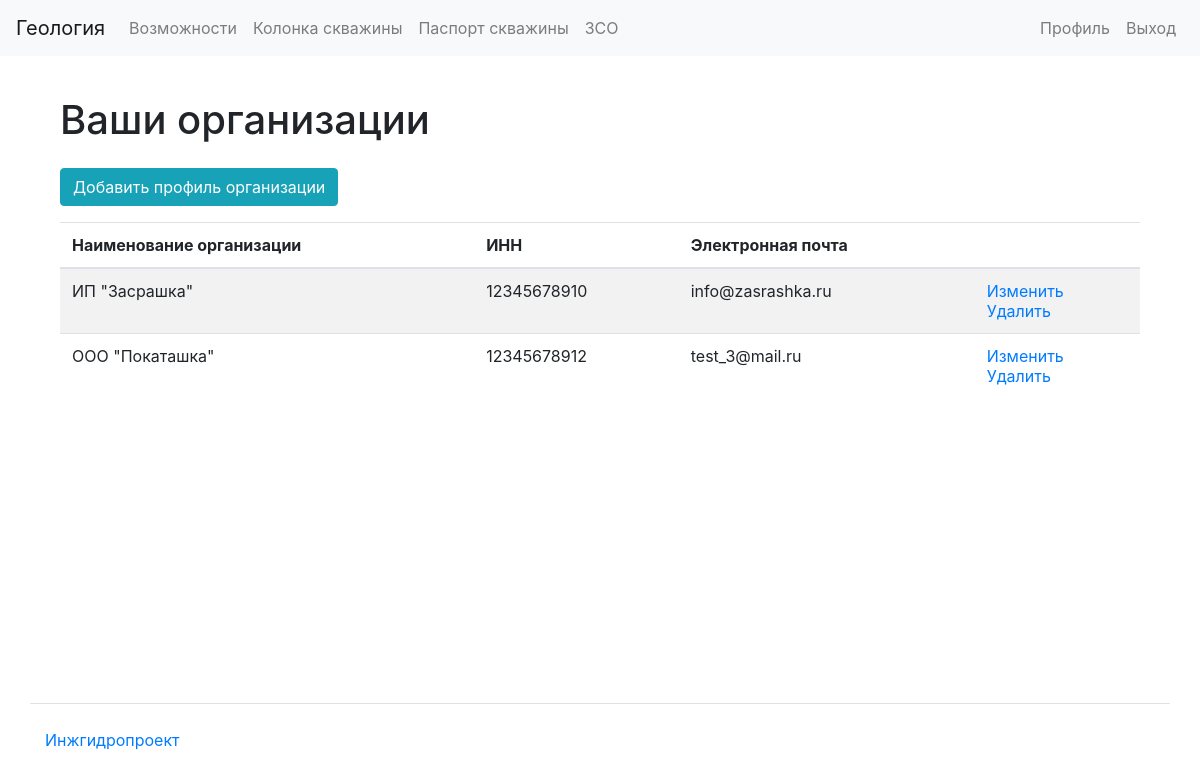
Page /organizations/my/ (signed in) on the earlier database version.
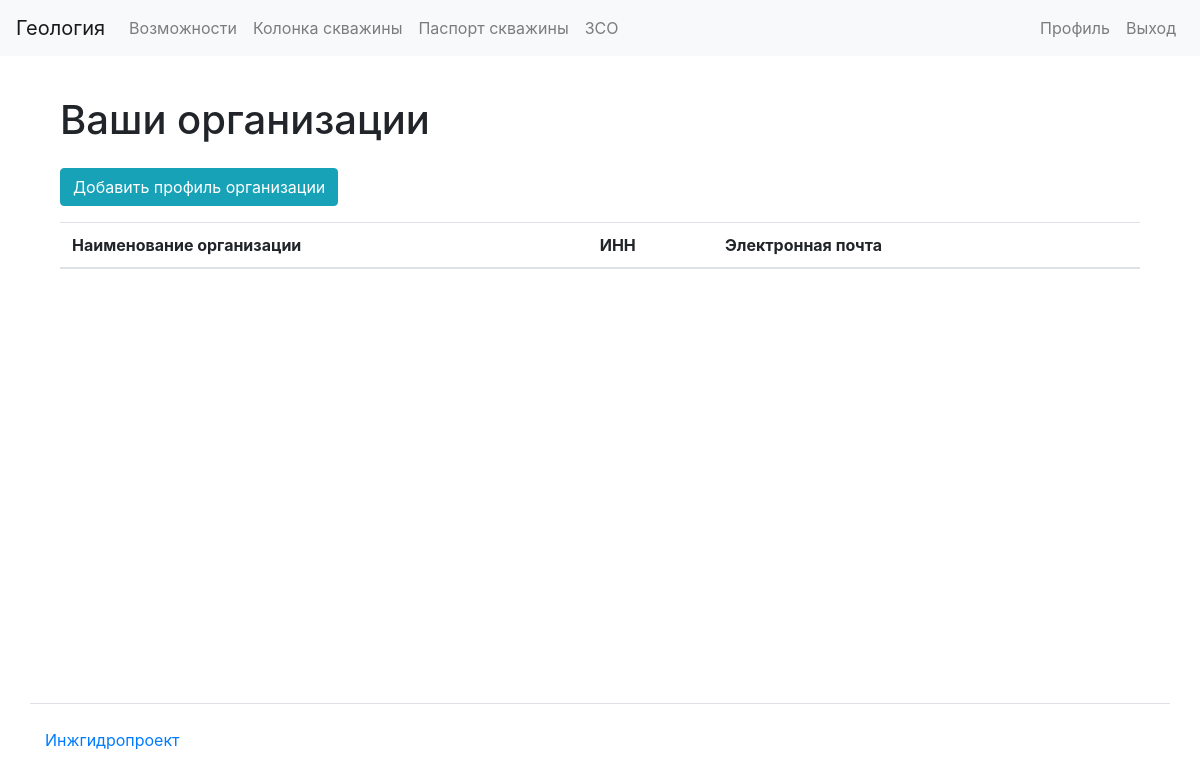
Same page on the later database version.
### apps/organizations/models.py (models this page shows, shortened)
class Organization(models.Model):
    user = models.ForeignKey(
        settings.AUTH_USER_MODEL, related_name="organizations", on_delete=models.CASCADE
    )
    org_name = models.CharField(max_length=100)
    inn = models.CharField(max_length=12)
    address = models.CharField(max_length=200)
    email = models.EmailField()
    phone = models.CharField(max_length=15)
    logo = models.ImageField(upload_to="logos/")

### apps/organizations/views.py (the view)
# urls.py: path("my/", views.MyOrganizationsView.as_view(), name="organizations_mine"),
@method_decorator(login_required, name="dispatch")
class MyOrganizationsView(TemplateView):
    template_name = "organizations/list.html"
    def get(self, request, *args, **kwargs):
        user_organizations = request.user.organizations.all()
        return render(
            request,
            template_name="organizations/list.html",
            context={"organizations": user_organizations, "title": "Organizations"},
        )

### templates/organizations/list.html
{% extends 'base.html' %}
{% load bootstrap4 %}
{% load i18n %}
{% block content %}
<div class="container wrapper flex-grow-1">
    <h1 class="my-4">
      {% translate "Ваши организации"%}
    </h1>
      <div class="form-group">
        <a href="{% url 'organization_create' %}" class="btn btn-info" role="button">{% translate "Добавить профиль организации"%}</a>
      </div>
<table class="table table-striped">
<thead>
  <tr>
    <th>{% translate "Наименование организации"%}</th>
    <th>{% translate "ИНН"%}</th>
    <th>{% translate "Электронная почта"%}</th>
    <th></th>
  </tr>
</thead>
<tbody>
  {% if organizations %}
{% for organization in organizations %}
    <tr>
      <td>{{ organization.org_name }}</td>
      <td>{{ organization.inn }}</td>
      <td>{{ organization.email }}</td>
      <td>
        <a href="{% url 'organization_update' organization.id %}">{% translate "Изменить"%}</a>
        <br>
        <a href="{% url 'organization_delete' organization.id %}">{% translate "Удалить"%}</a>
      </td>
    </tr>
{% endfor %}
{% endif %}
</tbody>
</table>
</div>
{% endblock %}

### templates/base.html (shortened to what this page needs)
{% load bootstrap4 %}
{% load i18n %}
{% bootstrap_css %}
<html lang="ru-ru"><head>
    <link href="https://cdn.jsdelivr.net/npm/bootstrap@4.6.0/dist/css/bootstrap.min.css" rel="stylesheet">
  </head>
  <body class="d-flex flex-column min-vh-100">
    <nav class="navbar navbar-expand-lg navbar-light bg-light mb-3">
      <a class="navbar-brand" href="/">{% trans 'Геология' %}</a>
      <div class="collapse navbar-collapse" id="navbarToggleExternalContent">
        <ul class="navbar-nav mr-auto">
          <li class="nav-item">
            <a class="nav-link" href="{% url 'users_home' %}">{% trans 'Возможности' %}</a>
          </li>
          {% if request.user.is_authenticated %}
            <li class="nav-item">
              <a class="nav-link" href="#">{% trans 'Колонка скважины' %}</a>
            </li>
            <li class="nav-item">
              <a class="nav-link" href="#">{% trans 'Паспорт скважины' %}</a>
            </li>
            <li class="nav-item">
              <a class="nav-link" href="{% url 'zso_create' %}">{% trans 'ЗСО' %}</a>
            </li>
        </ul>
        <ul class="navbar-nav">
          <li class="nav-item">
            <a class="nav-link" href="{% url 'user_update' user.id %}">{% trans 'Профиль' %}</a>
          </li>
          <li class="nav-item">
            <a class="nav-link" href="{% url 'user_logout' %}">{% trans 'Выход' %}</a>
          </li>
        </ul>
        {% endif %}
      </div>
    </nav>
    <div class="container wrapper flex-grow-1">
      {% block content %}
      {% endblock%}
    </div>
    <footer>
      <div class="container my-5 pt-4 border-top">
        <a target="_blank" href="https://enhyp.ru">Инжгидропроект</a>
      </div>
    </footer>
</body></html>

Differences in the rows shown:
removed Organization: org_name "ИП \"Засрашка\"", inn "12345678910", email "info@zasrashka.ru"
removed Organization: org_name "ООО \"Покаташка\"", inn "12345678912", email "test_3@mail.ru"
